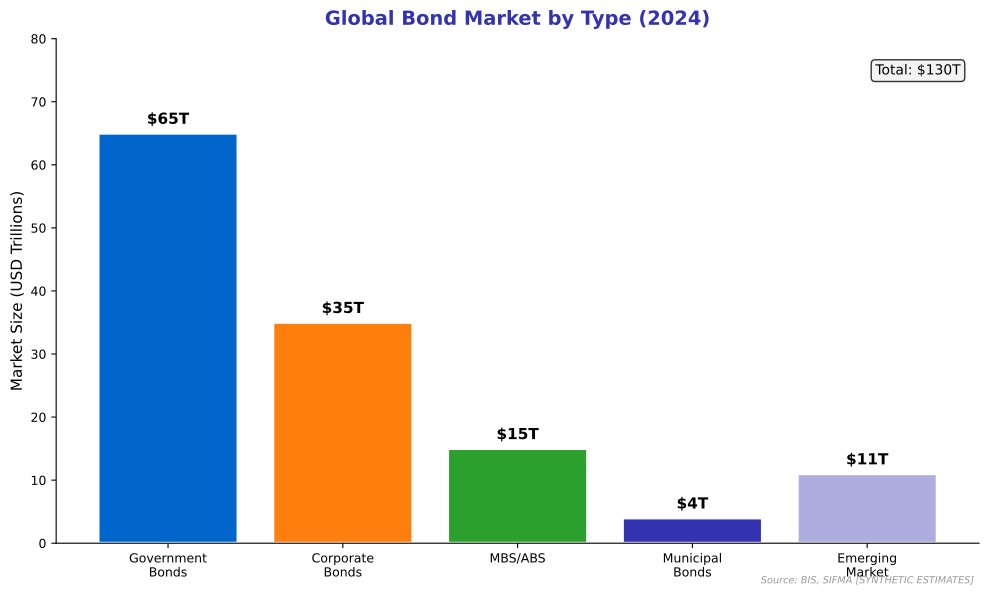

Reproduce this figure in Python.
"""
Bond Market Composition
Shows different bond types and their market size

Output: bond_types.pdf
Module: module_04_traditional
Lesson: 37 - Financial Markets
"""

from pathlib import Path
import matplotlib.pyplot as plt
import numpy as np

plt.rcParams.update({
    'font.size': 10,
    'axes.labelsize': 10,
    'axes.titlesize': 11,
    'xtick.labelsize': 9,
    'ytick.labelsize': 9,
    'legend.fontsize': 9,
    'figure.figsize': (10, 6),
    'figure.dpi': 150
})

MLPURPLE = '#3333B2'
MLBLUE = '#0066CC'
MLORANGE = '#FF7F0E'
MLGREEN = '#2CA02C'
MLLAVENDER = '#ADADE0'

def create_chart():
    fig, ax = plt.subplots(figsize=(10, 6))

    # Global bond market composition (2024, trillions USD)
    categories = ['Government\nBonds', 'Corporate\nBonds', 'MBS/ABS', 'Municipal\nBonds', 'Emerging\nMarket']
    sizes = [65, 35, 15, 4, 11]  # Trillions USD

    colors = [MLBLUE, MLORANGE, MLGREEN, MLPURPLE, MLLAVENDER]

    bars = ax.bar(categories, sizes, color=colors, edgecolor='white', linewidth=2)

    for bar, val in zip(bars, sizes):
        ax.text(bar.get_x() + bar.get_width()/2, bar.get_height() + 1,
                f'${val}T', ha='center', va='bottom', fontsize=11, fontweight='bold')

    ax.set_ylabel('Market Size (USD Trillions)', fontsize=11)
    ax.set_title('Global Bond Market by Type (2024)', fontsize=14,
                 fontweight='bold', color=MLPURPLE, pad=10)

    ax.set_ylim(0, 80)

    total = sum(sizes)
    ax.text(0.98, 0.95, f'Total: ${total}T',
            transform=ax.transAxes, ha='right', va='top', fontsize=10,
            bbox=dict(boxstyle='round', facecolor='#f0f0f0', alpha=0.8))

    ax.spines['top'].set_visible(False)
    ax.spines['right'].set_visible(False)

    fig.text(0.98, 0.02, 'Source: BIS, SIFMA [SYNTHETIC ESTIMATES]',
             fontsize=7, color='#999999', ha='right', style='italic')

    plt.tight_layout()

    output_path = Path(__file__).parent / 'bond_types.pdf'
    plt.savefig(output_path, format='pdf', dpi=300, bbox_inches='tight')
    plt.close()
    print(f"Chart saved to: {output_path}")
    return output_path

if __name__ == '__main__':
    create_chart()
